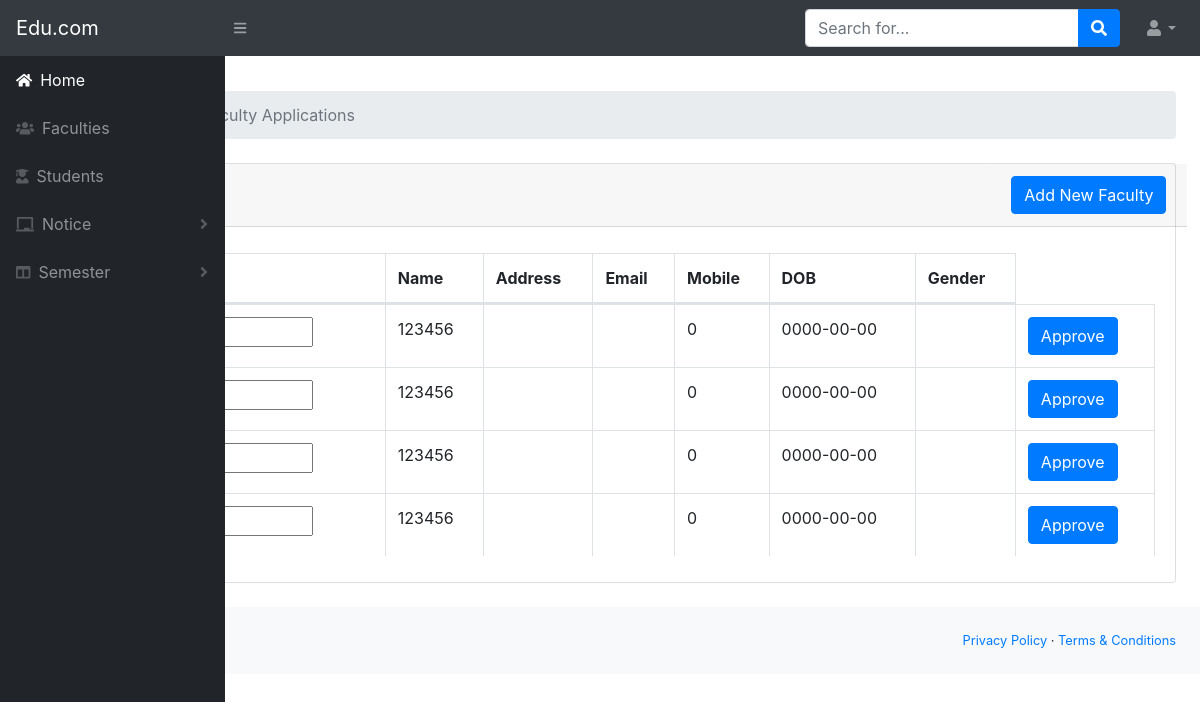
Screenshot of /view/admin_home.php (signed in) with the database file from the repository.
### tables this page shows
CREATE TABLE `faculty` (
  `fid` int(11) NOT NULL,
  `fname` varchar(50) NOT NULL,
  `faddress` varchar(100) NOT NULL,
  `fdept` varchar(20) NOT NULL,
  `femail` varchar(50) NOT NULL,
  `fmobile` bigint(20) NOT NULL,
  `fdob` date NOT NULL,
  `fgender` varchar(10) NOT NULL,
  `fpassword` varchar(50) NOT NULL,
  `fstatus` varchar(10) NOT NULL DEFAULT 'pending'
);

### view/admin_home.php (the view, shortened to what this page needs)
<!DOCTYPE html>
<html lang="en">
    <head>
        <link href="css/styles.css" rel="stylesheet" />
        <link href="https://cdn.datatables.net/1.10.20/css/dataTables.bootstrap4.min.css" rel="stylesheet" />
    </head>
    <body class="sb-nav-fixed">
        <nav class="sb-topnav navbar navbar-expand navbar-dark bg-dark">
            <a class="navbar-brand" href="index.html">Edu.com</a><button class="btn btn-link btn-sm order-1 order-lg-0" id="sidebarToggle" href="admin_home.php"><i class="fas fa-bars"></i></button
            >
            <form class="d-none d-md-inline-block form-inline ml-auto mr-0 mr-md-3 my-2 my-md-0">
                <div class="input-group">
                    <input class="form-control" type="text" placeholder="Search for..." aria-label="Search" aria-describedby="basic-addon2" />
                    <div class="input-group-append">
                        <button class="btn btn-primary" type="button"><i class="fas fa-search"></i></button>
                    </div>
                </div>
            </form>
            <ul class="navbar-nav ml-auto ml-md-0">
                <li class="nav-item dropdown">
                    <a class="nav-link dropdown-toggle" id="userDropdown" href="#" role="button" data-toggle="dropdown" aria-haspopup="true" aria-expanded="false"><i class="fas fa-user fa-fw"></i></a>
                </li>
            </ul>
        </nav>
        <div id="layoutSidenav">
                    <div id="layoutSidenav_nav">
                        <nav class="sb-sidenav accordion sb-sidenav-dark" id="sidenavAccordion">
                            <div class="sb-sidenav-menu">
                                <div class="nav">
                                    <a class="nav-link" href="admin_home.php"
                                        ><div class="sb-nav-link-icon"><i class="fas fa-home"></i></div>
                                        Home</a
                                    >
                                    <a class="nav-link" href="admin_faculties.php"
                                        ><div class="sb-nav-link-icon"><i class="fas fa-users"></i></div>
                                        Faculties</a
                                    >
                                    <a class="nav-link" href="admin_students.php"
                                        ><div class="sb-nav-link-icon"><i class="fas fa-user-graduate"></i></div>
                                        Students</a
                                    >
                                    <a class="nav-link collapsed" href="#" data-toggle="collapse" data-target="#collapse" aria-expanded="false" aria-controls="collapseLayouts"
                                        ><div class="sb-nav-link-icon"><i class="fas fa-chalkboard"></i></div>
                                        Notice
                                        <div class="sb-sidenav-collapse-arrow"><i class="fas fa-angle-down"></i></div
                                    ></a>
                                    <a class="nav-link collapsed" href="#" data-toggle="collapse" data-target="#collapseLayouts" aria-expanded="false" aria-controls="collapseLayouts"
                                        ><div class="sb-nav-link-icon"><i class="fas fa-columns"></i></div>
                                        Semester
                                        <div class="sb-sidenav-collapse-arrow"><i class="fas fa-angle-down"></i></div
                                    ></a>
                                    </div>
                                    <a class="nav-link" href="charts.html"
                                        ><div class="sb-nav-link-icon"><i class=""></i></div>
                                        </a
                                    ><a class="nav-link" href="tables.html"
                                        ><div class="sb-nav-link-icon"><i class=""></i></div>
                                        </a
                                    >
                                </div>
                            </div>
                                <div class="sb-sidenav-footer">
                                    <div class="small">Logged in as:</div>
                                </div>
                    </div>
            <div id="layoutSidenav_content">
                <main>
                    <div class="container-fluid mt-5">
                        <ol class="breadcrumb mb-4">
                            <li class="breadcrumb-item"><a href="admin_home.php">Administrator</a></li>
                            <li class="breadcrumb-item active">New Faculty Applications</li>
                        </ol>
                        <div class="card mb-4">
                            <div class="row">
                            <div class="col-10 card-header"><i class="fas fa-table mr-1"></i>Faculty Applications</div>
                            <div class="col-2 card-header">
                            <a class="btn btn-primary" href="admin_faculty_add.php">Add New Faculty</a>
                            </div>
                        </div>
                            <div class="card-body">
                                <div class="table-responsive">
                                    <table class="table table-bordered" id="dataTable" width="100%" cellspacing="0">
                                        <thead>
                                            <tr>
                                                <th>Faculty ID</th>
                                                <th>Name</th>
                                                <th>Address</th>
                                                <th>Email</th>
                                                <th>Mobile</th>
                                                <th>DOB</th>
                                                <th>Gender</th>
                                            </tr>
                                        </thead>
                                        <?php
                                        include '../model/config/connection.php';
                                        $sql = "SELECT * from faculty where fstatus = 'pending'";
                                        $result = mysqli_query($conn,$sql);
                                        while($row = mysqli_fetch_assoc($result))
                                        {
                                    ?>
                                        <tbody>
                                            <tr>
                                            <form method="POST">
                                                <td><input type="text" name="fid" value="<?php echo $row['fid']; ?>" readonly/></td>
                                                <td><?php echo $row['fname']; ?></td>
                                                <td><?php echo $row['faddress']; ?></td>
                                                <td><?php echo $row['femail']; ?></td>
                                                <td><?php echo $row['fmobile']; ?></td>
                                                <td><?php echo $row['fdob']; ?></td>
                                                <td><?php echo $row['fgender']; ?></td>
                                                <td><input class="btn btn-primary" type="submit" value="Approve" name="submit"></td>
                                            </tr>
                                            <?php } ?>
                                        </tbody>
                                    </table>
                                </div>
                            </div>
                        </div>
                    </div>
                </main>
                <footer class="py-4 bg-light mt-auto">
                    <div class="container-fluid">
                        <div class="d-flex align-items-center justify-content-between small">
                            <div class="text-muted">Copyright &copy; Your Website 2019</div>
                            <div>
                                <a href="#">Privacy Policy</a>
                                &middot;
                                <a href="#">Terms &amp; Conditions</a>
                            </div>
                        </div>
                    </div>
                </footer>
            </div>
    </body>
</html>

### rows the page displays
faculty: fname "123456", fmobile "0", fdob "0000-00-00"
faculty: fname "123456", fmobile "0", fdob "0000-00-00"
faculty: fname "123456", fmobile "0", fdob "0000-00-00"
faculty: fname "123456", fmobile "0", fdob "0000-00-00"
